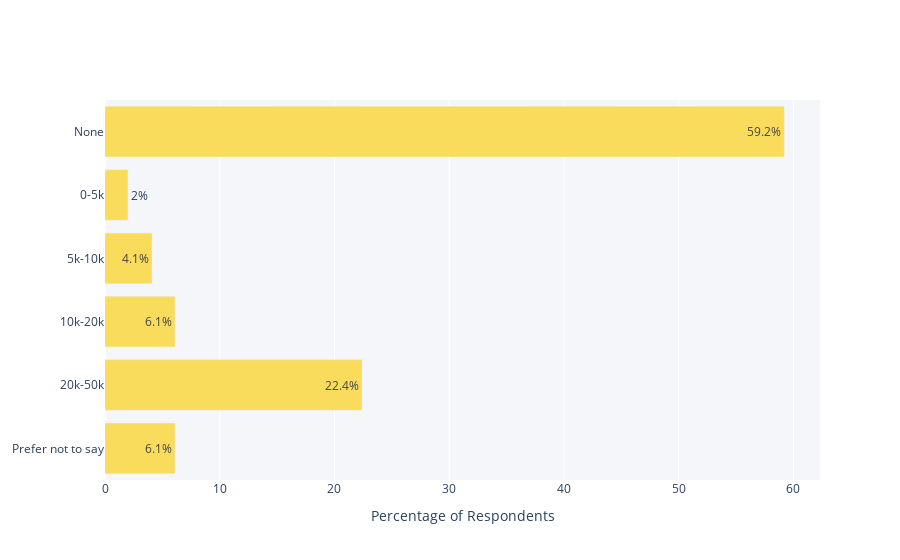

Notebook code cell kept with this figure:
### Markdown cell above
# 2 - Debt

### Code cell
x = [6.1, 22.4, 6.1, 4.1, 2, 59.2]
y = ['Prefer not to say', "20k-50k", '10k-20k', '5k-10k', '0-5k','None']

fig = go.Figure(go.Bar(
            x=x,
            y=y,
            text = x,
            orientation='h'))

fig.update_layout(plot_bgcolor='#f4f6f9')
fig.update_traces(marker_color='#f9dc5c')
    
fig.update_xaxes(title_text="Percentage of Respondents")
fig.update_traces(texttemplate='%{text}%', textposition='auto')


fig.show()

### Figure 1 — Plotly figure (JSON) as saved in the notebook; plotly's stock layout.template omitted (floating-point values rounded to 4 significant figures)
{"data": [{"marker": {"color": "#f9dc5c"}, "orientation": "h", "text": ["6.1", "22.4", "6.1", "4.1", "2", "59.2"], "textposition": "auto", "texttemplate": "%{text}%", "type": "bar", "x": [6.1, 22.4, 6.1, 4.1, 2, 59.2], "y": ["Prefer not to say", "20k-50k", "10k-20k", "5k-10k", "0-5k", "None"]}], "layout": {"plot_bgcolor": "#f4f6f9", "xaxis": {"title": {"text": "Percentage of Respondents"}}}}
